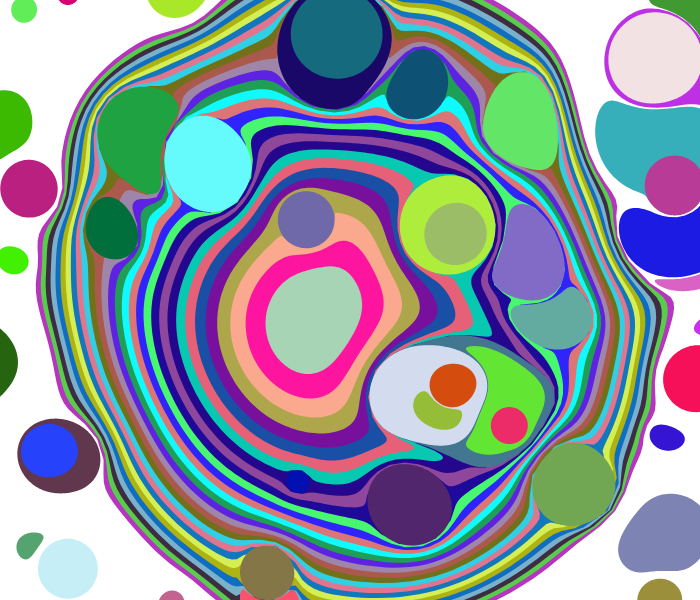
Frame 1 (no input)
Frame 60 (no input): identical to frame 1, image omitted
Frame 120 (the mouse pressed at the canvas centre since frame 60): identical to frame 1, image omitted

The p5.js sketch that drew this single still picture (run headless with seeded random() and noise() and a simulated clock; from frame 60 on, the mouse is pressed at the canvas centre):

// p5.js sketch
// ── sketch.js
// Array to store all drops of ink
let drops = [];

function setup() {
  createCanvas(700, 600);
  // Add 20 ink drops at the center of the canvas
  for (let i = 0; i < 30; i++) {
    let rand = new random(10, 75);
    addInk(width/2, height/2, 50);
  }

  // Add 50 ink drops at random positions on the canvas
  for (let i = 0; i < 50; i++) {
    let x = random(width);
    let y = random(height);
    let r = random(10, 50);
    addInk(x, y, r);
  }
}

// Track the start of mouse drag
let start;

// Record the starting point
function mousePressed() {
  start = createVector(mouseX, mouseY);
}

// Handle mouse drag to simulate ink spreading
function mouseDragged() {
  // Calculate vector from start to current mouse position
  let end = createVector(mouseX, mouseY);
  end.sub(start);
  end.normalize();

  // Simulate tine effects based on the mouse drag
  tineLine(end, mouseX, mouseY, 2, 16);
}

// Apply tine effects to ink drops
function tineLine(v, x, y, z, c) {
  // Apply the effect to each drop
  for (let drop of drops) {
    drop.tine(v, x, y, z, c);
  }
}

// Add an ink drop to the canvas
function addInk(x, y, r) {
  // Create a new Drop object
  let drop = new Drop(x, y, r);

  // Interact new drop with all existing drops
  for (let other of drops) {
    other.marble(drop);
  }

  // Add the new drop to the array of drops
  drops.push(drop);
}

function draw() {
  background(255);
  for (let drop of drops) {
    drop.show();
  }
}


// ── ink.js

// Detail level for drawing circles
// Maybe make dynamic based on circle radius?
const circleDetail = 200;

class Drop {
  constructor(x, y, r) {
    // Center position of the drop
    this.center = createVector(x, y);
    // Radius of the drop
    this.r = r;
    // Calculate vertices based on circle detail and radius
    this.vertices = [];
    for (let i = 0; i < circleDetail; i++) {
      let angle = map(i, 0, circleDetail, 0, TWO_PI);
      let v = createVector(cos(angle), sin(angle));
      v.mult(this.r);
      v.add(this.center);
      this.vertices[i] = v;
    }
    // Random rgb color
    this.col = color(random(255), random(255), random(255));

  }

  // Apply a tine math
  // https://people.csail.mit.edu/jaffer/Marbling/Mathematics
  tine(m, x, y, z, c) {
    let u = 1 / pow(2, 1 / c);
    let b = createVector(x, y);
    for (let v of this.vertices) {
      let pb = p5.Vector.sub(v, b);
      let n = m.copy().rotate(HALF_PI);
      let d = abs(pb.dot(n));
      let mag = z * pow(u, d);
      v.add(m.copy().mult(mag));
    }
  }

  // Apply displacement from another drop
  // https://people.csail.mit.edu/jaffer/Marbling/Dropping-Paint
  marble(other) {
    for (let v of this.vertices) {
      let c = other.center;
      let r = other.r;
      let p = v.copy();
      p.sub(c);
      let m = p.mag();
      let root = sqrt(1 + (r * r) / (m * m));
      p.mult(root);
      p.add(c);
      v.set(p);
    }
  }

  show() {
    fill(this.col);
    noStroke();
    beginShape();
    for (let v of this.vertices) {
      vertex(v.x, v.y);
    }
    endShape(CLOSE);
  }
}
